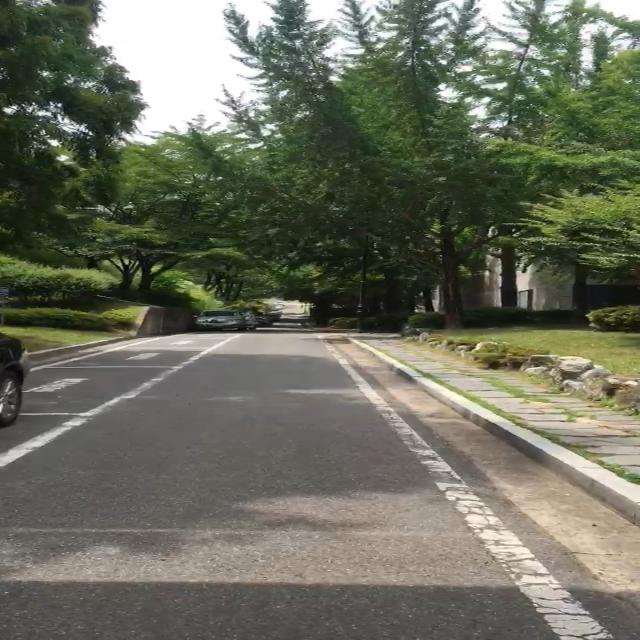
#> input picture train/images/KakaoTalk_20230625_160907610_mp4-103_jpg.rf.df4ef468d8c8d138fe9e16fe3cd2785f.jpg, 640 x 640 px, found by its file name; its folder holds only this picture in this run
$ python detectionContours.py   (older library calls are emulated)
#> lines starting #> are read from the running program, lines starting #| are printed output that depends on the picture; after the words box and inside, x2 and y2 are one past the last pixel; in counts of white or black regions, pixels touching at a corner belong together
import os
import cv2
import matplotlib.pyplot as plt
import numpy as np

# Fonction pour lire les labels à partir d'un fichier
def read_labels(file_path):
    with open(file_path, 'r') as file:
        lines = file.readlines()
        labels = []
        for line in lines:
            label = line.strip().split(' ')
            labels.append(label)
        return labels

# Fonction pour vérifier si un contour est à l'intérieur des labels
def is_contour_inside_labels(contour, labels):
    # Get the bounding box of the contour
    x, y, w, h = cv2.boundingRect(contour)
    contour_area = cv2.contourArea(contour)

    # Check if the contour is inside any of the labeled regions
    for label in labels:
        label_x_min = float(label[1])
        label_y_min = float(label[2])
        label_x_max = float(label[3])
        label_y_max = float(label[4])

        # Calculate the intersection area between the contour and the label
        intersection_area = max(0, min(x + w, label_x_max) - max(x, label_x_min)) * max(0,
                                                                                        min(y + h, label_y_max) - max(y,
                                                                                                                      label_y_min))

        # Calculate the ratio of intersection area to contour area
        intersection_ratio = intersection_area / contour_area

        # If the intersection ratio is above a threshold, consider the contour inside the label
        if intersection_ratio > 0.5:  # You may adjust this threshold based on your requirements
            return True

    return True


# Chemin vers le répertoire contenant les images
image_directory = 'C:\\Users\\Lenovo\\Desktop\\ti\\train\\images\\'
labels_directory = 'C:\\Users\\Lenovo\\Desktop\\ti\\train\\labels\\'

# Parcourir tous les fichiers dans le répertoire
for filename in os.listdir(image_directory):
    if filename.endswith('.jpg') or filename.endswith('.png'):  # Vérifier si le fichier est une image
        # Charger l'image en niveaux de gris
        image_path = os.path.join(image_directory, filename)
        image = cv2.imread(image_path, 0)
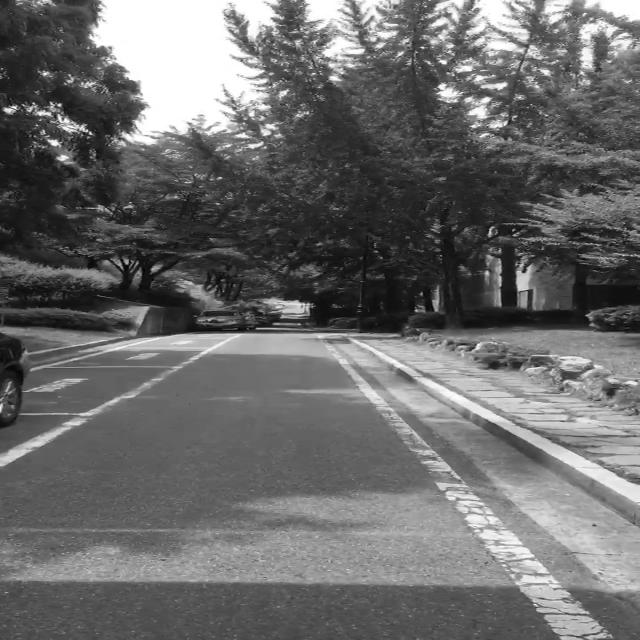
#> image: shape (640, 640); min 0, max 255, mean 106.9

        # Appliquer un filtre gaussien pour réduire le bruit
        blurred_image = cv2.GaussianBlur(image, (5, 5), 0)

        # Appliquer une égalisation d'histogramme pour améliorer le contraste
        equalized_image = cv2.equalizeHist(blurred_image)

        # Appliquer une opération de morphologie (ouverture) pour éliminer les petits détails indésirables
        kernel = cv2.getStructuringElement(cv2.MORPH_RECT, (5, 5))
        morphed_image = cv2.morphologyEx(equalized_image, cv2.MORPH_OPEN, kernel)
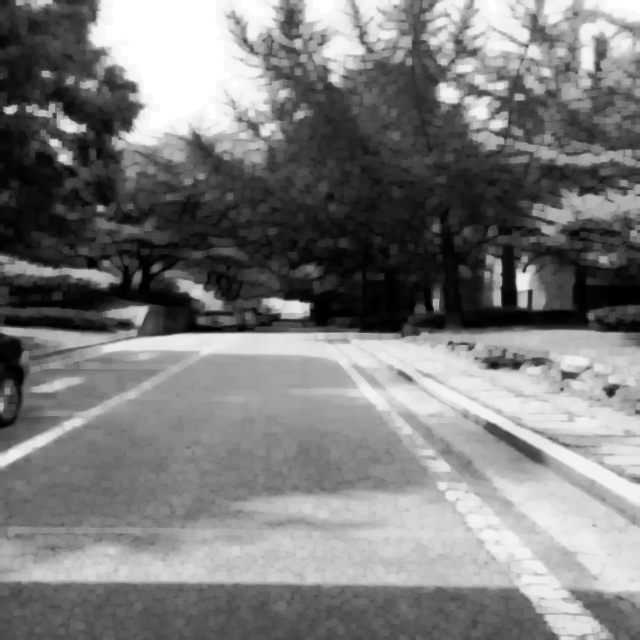
#> morphed_image: shape (640, 640); min 0, max 255, mean 124

        # Appliquer un seuillage adaptatif pour détecter les obstacles
        _, obstacles = cv2.threshold(morphed_image, 0, 255, cv2.THRESH_BINARY + cv2.THRESH_OTSU)
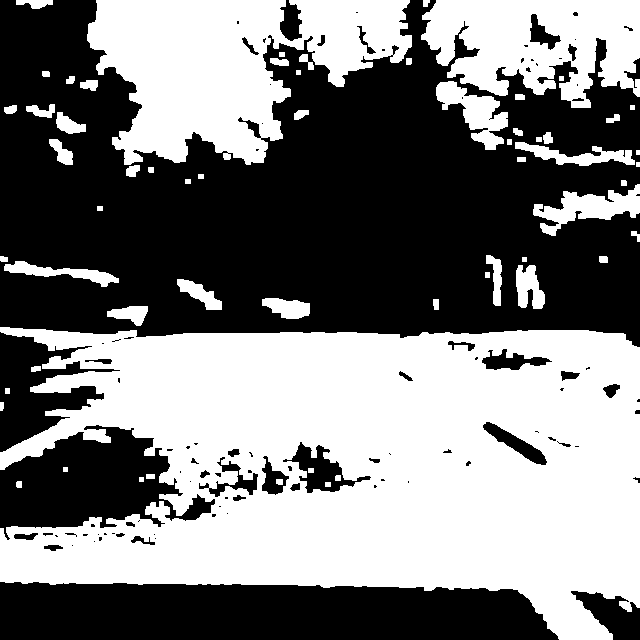
#> obstacles: shape (640, 640); 49.2% white; 61 white regions, largest, box (x1, y1, x2, y2) and area: (0, 327, 640, 640) 139967, (87, 0, 412, 165) 32096, (421, 0, 640, 108) 16174

        # Appliquer une deuxième seuillage spécifique pour les ombres
        _, shadow_threshold = cv2.threshold(blurred_image, 200, 255, cv2.THRESH_BINARY)
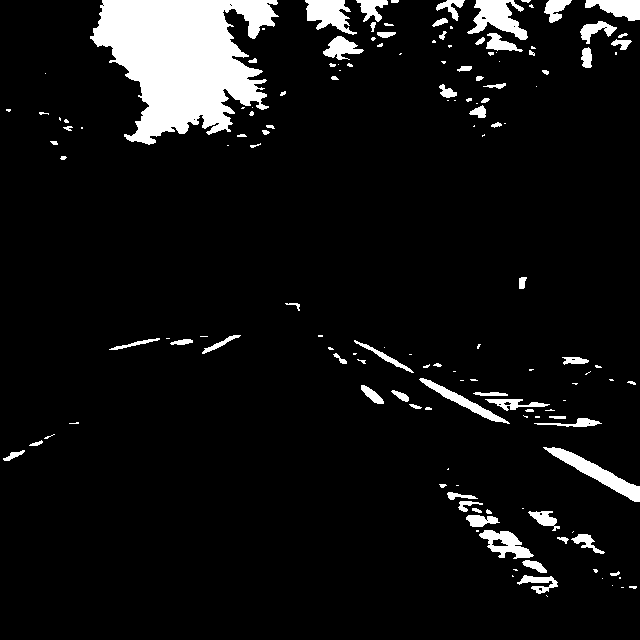
#> shadow_threshold: shape (640, 640); 7.5% white; 150 white regions (73 under 20 px), largest, box (x1, y1, x2, y2) and area: (90, 0, 279, 145) 16836, (543, 447, 640, 502) 1291, (467, 0, 528, 40) 1265

        # Inverser le seuillage des ombres
        shadow_threshold_inv = cv2.bitwise_not(shadow_threshold)

        # Supprimer les ombres des obstacles
        obstacles_no_shadows = cv2.bitwise_and(obstacles, obstacles, mask=shadow_threshold_inv)
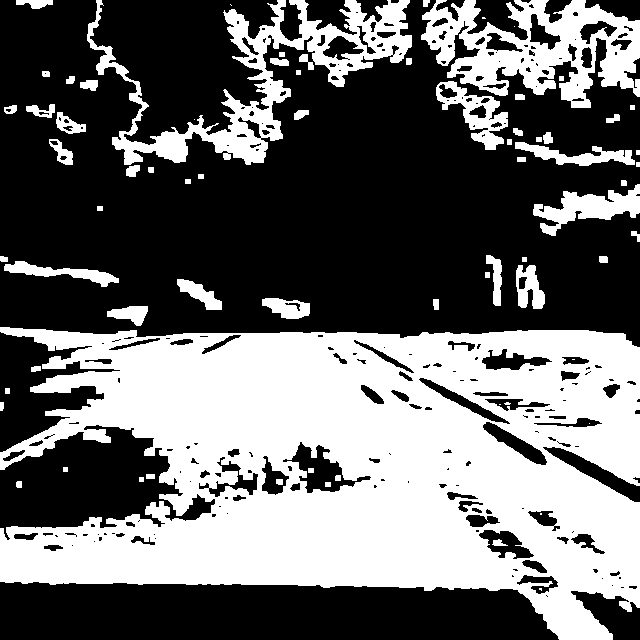
#> obstacles_no_shadows: shape (640, 640); 41.7% white; 72 white regions (10 under 20 px)

        # Appliquer la détection des contours en utilisant le Laplacien du Gaussien (LoG)
        laplacian = cv2.Laplacian(obstacles_no_shadows, cv2.CV_64F)
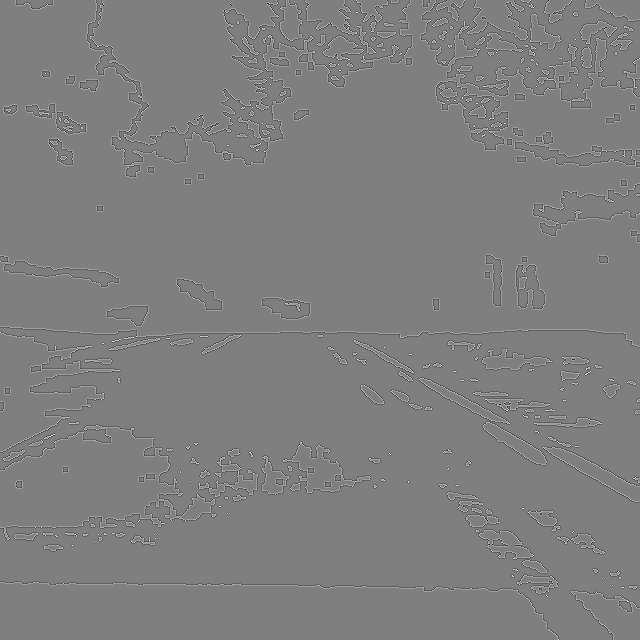
#> laplacian: shape (640, 640) float64; min -1020, max 1020, mean 0; drawn with min black and max white
        log_edges = np.uint8(np.absolute(laplacian))
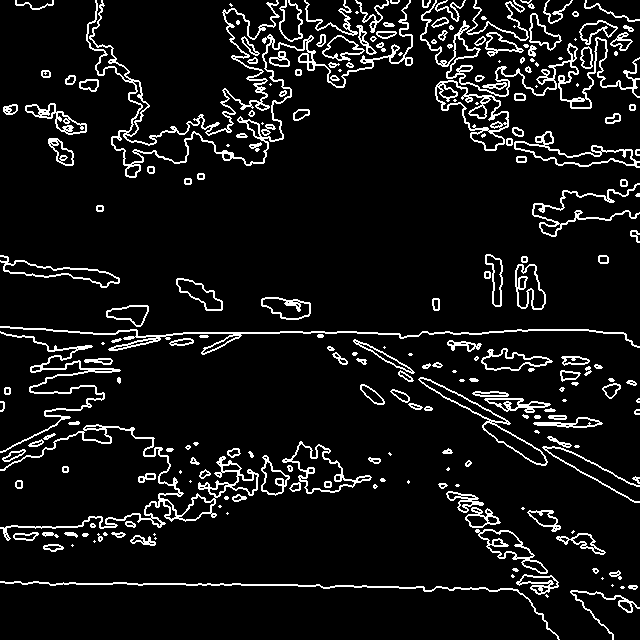
#> log_edges: shape (640, 640); min 0, max 255, mean 20.9

        # Trouver les contours dans l'image seuillée
        contours, _ = cv2.findContours(log_edges, cv2.RETR_EXTERNAL, cv2.CHAIN_APPROX_SIMPLE)
#> contours = 228 contours, 82 with area under 20; largest, box (x1, y1, x2, y2) and area: (86, 0, 413, 178) 3214, (0, 424, 259, 541) 2640, (435, 80, 509, 151) 2394, (282, 441, 372, 494) 1882, (418, 377, 548, 466) 1704

        # Lire les labels correspondant à l'image actuelle
        labels_path = os.path.join(labels_directory, filename.replace('.jpg', '.txt').replace('.png', '.txt'))
#> (the run stopped early here; a loop or call above may not have finished)

$ run again, on train/images/KakaoTalk_20230625_160907610_mp4-89_jpg.rf.ad0e34a4d61d13dc380615e7945726a2.jpg
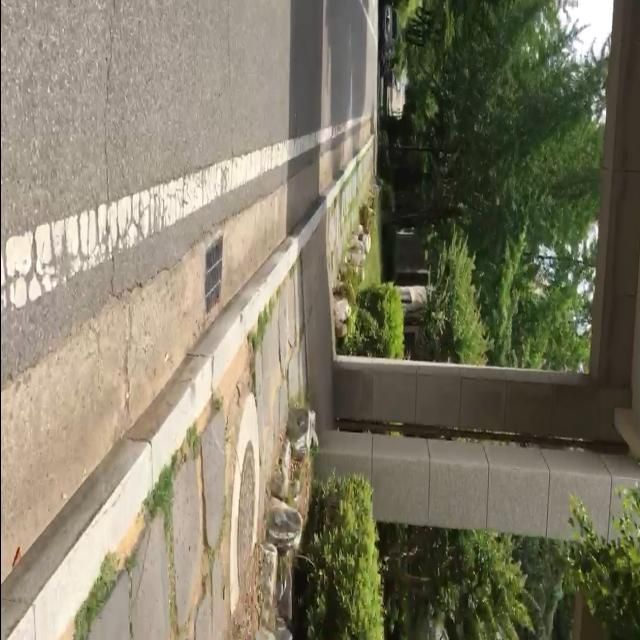
#> input picture train/images/KakaoTalk_20230625_160907610_mp4-89_jpg.rf.ad0e34a4d61d13dc380615e7945726a2.jpg, 640 x 640 px, found by its file name
#> `_, obstacles = cv2.threshold(morphed_image, 0, 255, cv2.THRESH_BINARY ..`:
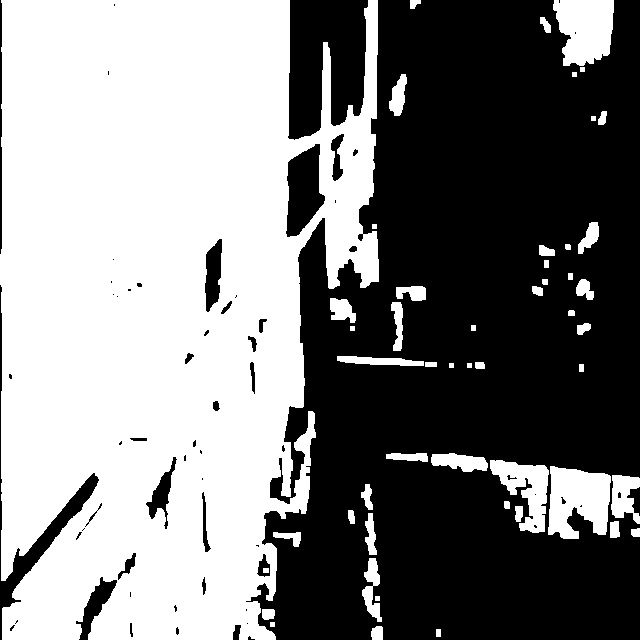
#> obstacles: shape (640, 640); 50.2% white; 63 black regions (37 under 20 px), largest, box (x1, y1, x2, y2) and area: (246, 0, 640, 640) 184954, (288, 0, 368, 140) 8791, (0, 285, 99, 640) 2702
#> shadow_threshold: shape (640, 640); 7.7% white; 127 white regions (70 under 20 px), largest, box (x1, y1, x2, y2) and area: (8, 239, 298, 640) 13981, (98, 142, 289, 251) 5270, (230, 394, 260, 612) 2168
#> obstacles_no_shadows: shape (640, 640); 42.5% white; 58 white regions (6 under 20 px)
#> `log_edges = np.uint8(np.absolute(laplacian))`:
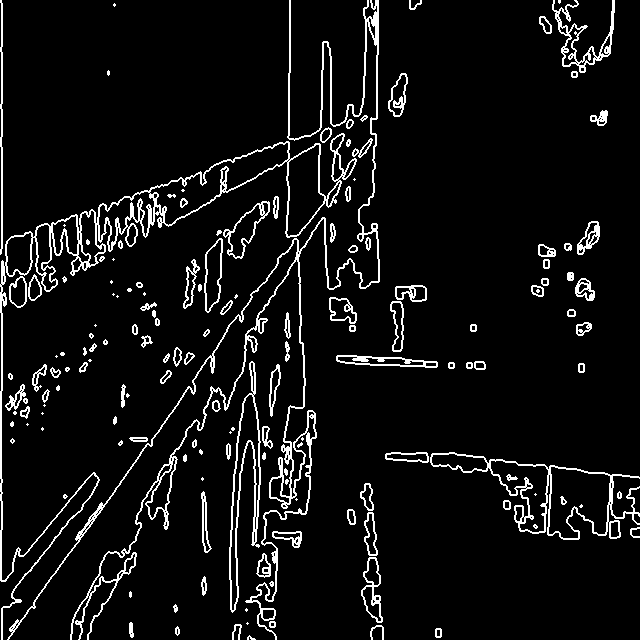
#> log_edges: shape (640, 640); min 0, max 255, mean 17.3
#> contours = 147 contours, 54 with area under 20; largest, box (x1, y1, x2, y2) and area: (0, 133, 357, 640) 13980, (430, 452, 640, 540) 7310, (7, 0, 380, 640) 5786, (229, 361, 261, 613) 2636, (552, 0, 615, 73) 1131

$ run again, on train/images/KakaoTalk_20230625_160907610_mp4-91_jpg.rf.49223e3afdda1294bffe7459a31e2f45.jpg
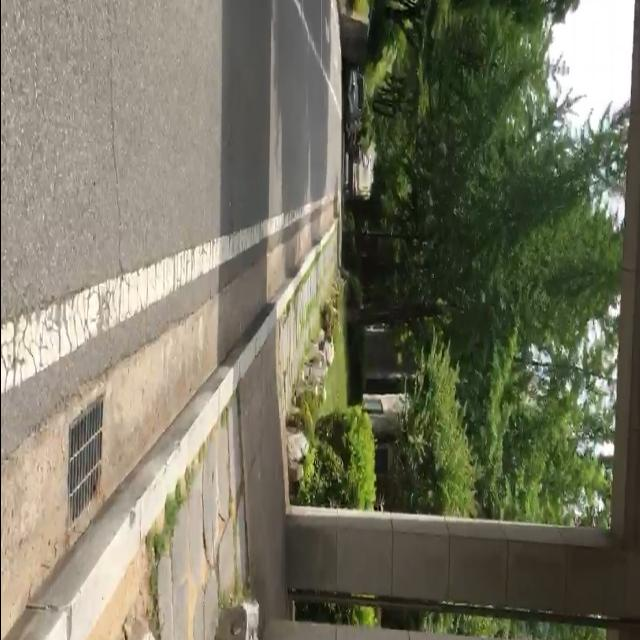
#> input picture train/images/KakaoTalk_20230625_160907610_mp4-91_jpg.rf.49223e3afdda1294bffe7459a31e2f45.jpg, 640 x 640 px, found by its file name
#> `_, obstacles = cv2.threshold(morphed_image, 0, 255, cv2.THRESH_BINARY ..`:
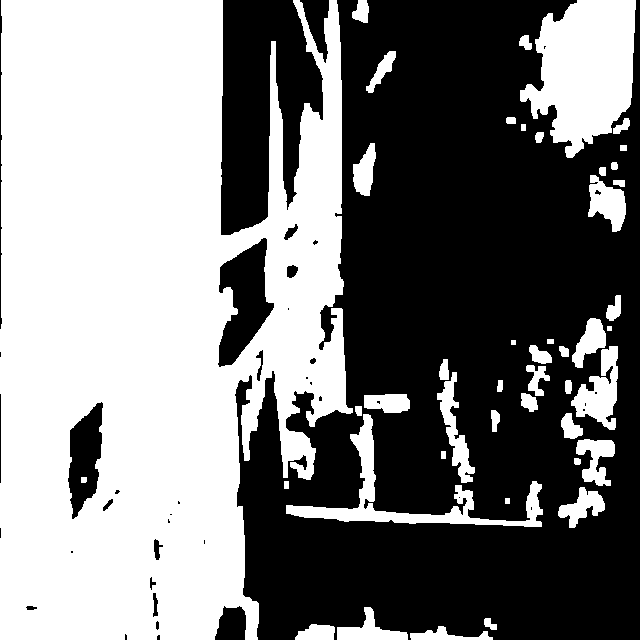
#> obstacles: shape (640, 640); 49.6% white; 45 white regions, largest, box (x1, y1, x2, y2) and area: (0, 0, 353, 640) 171428, (520, 0, 636, 158) 12152, (286, 414, 543, 527) 4485
#> shadow_threshold: shape (640, 640); 8% white; 105 white regions (45 under 20 px), largest, box (x1, y1, x2, y2) and area: (69, 369, 233, 640) 8862, (545, 0, 634, 138) 8684, (15, 240, 220, 385) 7592
#> obstacles_no_shadows: shape (640, 640); 41.5% white; 72 white regions (24 under 20 px)
#> `log_edges = np.uint8(np.absolute(laplacian))`:
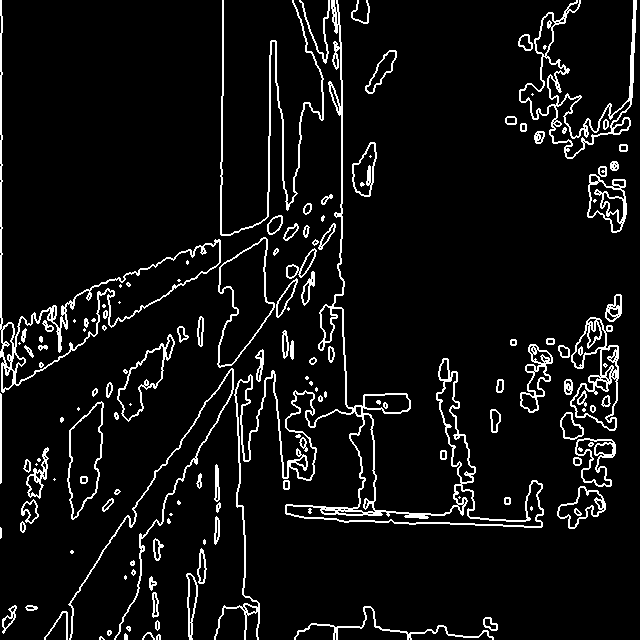
#> log_edges: shape (640, 640); min 0, max 255, mean 17.7
#> contours = 112 contours, 31 with area under 20; largest, box (x1, y1, x2, y2) and area: (214, 0, 544, 640) 10254, (0, 0, 221, 393) 9582, (217, 237, 275, 368) 4178, (519, 0, 637, 159) 4138, (570, 317, 619, 431) 3210

$ run again, on train/images/KakaoTalk_20230625_160907610_mp4-94_jpg.rf.243d6c21b0f29a886abd9e97680be1f1.jpg
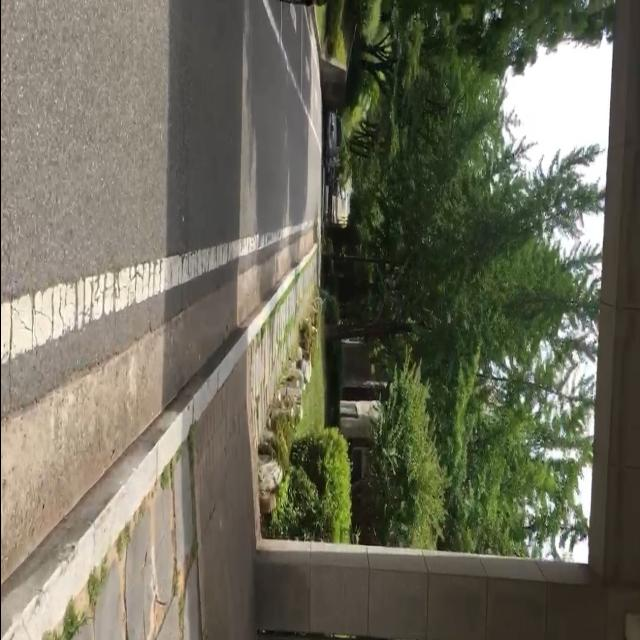
#> input picture train/images/KakaoTalk_20230625_160907610_mp4-94_jpg.rf.243d6c21b0f29a886abd9e97680be1f1.jpg, 640 x 640 px, found by its file name
#> obstacles: shape (640, 640); 49.8% white; 37 white regions, largest, box (x1, y1, x2, y2) and area: (0, 0, 599, 640) 177011, (477, 30, 614, 298) 21329, (332, 178, 353, 225) 654
#> shadow_threshold: shape (640, 640); 7.3% white; 107 white regions (58 under 20 px), largest, box (x1, y1, x2, y2) and area: (501, 34, 612, 190) 11309, (3, 415, 182, 640) 6905, (11, 284, 75, 357) 2848
#> obstacles_no_shadows: shape (640, 640); 42.5% white; 58 white regions (16 under 20 px)
#> `log_edges = np.uint8(np.absolute(laplacian))`:
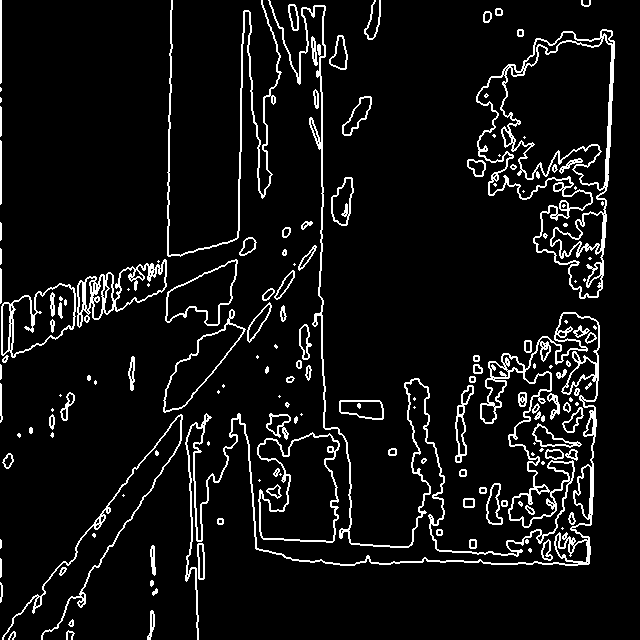
#> log_edges: shape (640, 640); min 0, max 255, mean 18.4
#> contours = 137 contours, 56 with area under 20; largest, box (x1, y1, x2, y2) and area: (476, 29, 615, 299) 22168, (185, 0, 600, 640) 9032, (257, 432, 340, 543) 6449, (1, 283, 76, 358) 3646, (77, 259, 167, 328) 2953
